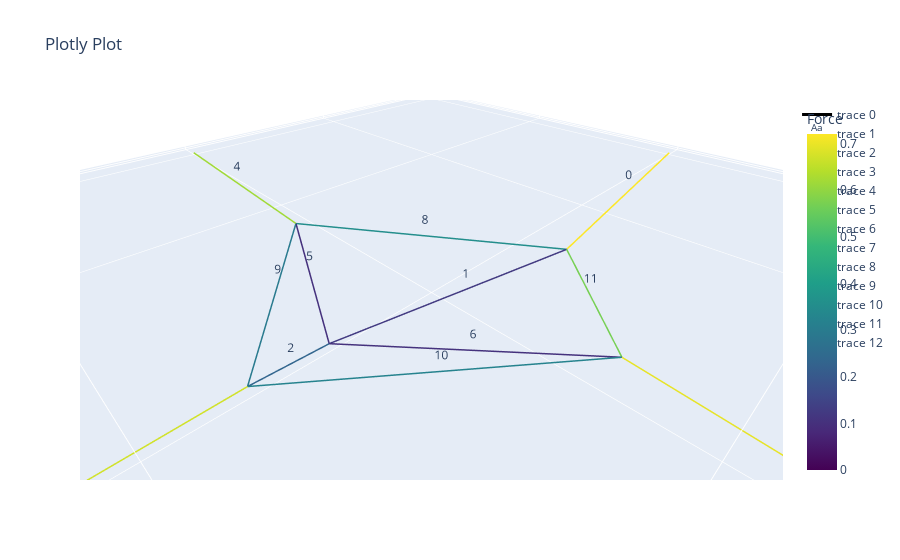

Write notebook code for a chart like this one.
### Markdown cell above
### Open the network model

### Code cell
BYU_UW_root = r"G:\.shortcut-targets-by-id\1k1B8zPb3T8H7y6x0irFZnzzmfQPHMRPx\Illimited Lab Projects\Research Projects\Spiders\BYU-UW"
# model_name  = 'Validation_structure_1'
model_name = 'VS_ring0.5_connectors0.8_center0.2_as1.5_asr1.5_s80'
net = Network_custom.load_network(os.path.join(BYU_UW_root, 'networks', model_name + '_net.pkl'))

net.net_plot(color=True, elables = True, vlabels = False)

### Figure 1 — Plotly figure (JSON) as saved in the notebook; plotly's stock layout.template omitted (floating-point values rounded to 4 significant figures)
{"data": [{"line": {"color": [0.7205, 0.7205, 0, 0.1246, 0.1246, 0, 0.2347, 0.2347, 0, 0.6719, 0.6719, 0, 0.6183, 0.6183, 0, 0.1026, 0.1026, 0, 0.1055, 0.1055, 0, 0.6957, 0.6957, 0, 0.3552, 0.3552, 0, 0.295, 0.295, 0, 0.3229, 0.3229, 0, 0.5693, 0.5693, 0], "colorbar": {"title": {"text": "Force"}}, "colorscale": [[0, "#440154"], [0.1111, "#482878"], [0.2222, "#3e4989"], [0.3333, "#31688e"], [0.4444, "#26828e"], [0.5556, "#1f9e89"], [0.6667, "#35b779"], [0.7778, "#6ece58"], [0.8889, "#b5de2b"], [1, "#fde725"]], "showscale": true, "width": 3}, "mode": "lines", "type": "scatter3d", "x": [-100, -28.51, null, -28.51, 20.32, null, 20.32, 32.82, null, 32.82, 100, null, 0, 3.111, null, 3.111, 20.32, null, 20.32, -7.428, null, -7.428, 0, null, -28.51, 3.111, null, 3.111, 32.82, null, 32.82, -7.428, null, -7.428, -28.51, null], "y": [0, 8.977, null, 8.977, -0.9676, null, -0.9676, -1.563, null, -1.563, 0, null, -100, -38.24, null, -38.24, -0.9676, null, -0.9676, 30.83, null, 30.83, 100, null, 8.977, -38.24, null, -38.24, -1.563, null, -1.563, 30.83, null, 30.83, 8.977, null], "z": [0, 0, null, 0, 0, null, 0, 0, null, 0, 0, null, 0, 0, null, 0, 0, null, 0, 0, null, 0, 0, null, 0, 0, null, 0, 0, null, 0, 0, null, 0, 0, null]}, {"mode": "text", "text": ["0"], "type": "scatter3d", "x": [-64.25], "y": [4.488], "z": [0]}, {"mode": "text", "text": ["1"], "type": "scatter3d", "x": [-4.094], "y": [4.004], "z": [0]}, {"mode": "text", "text": ["2"], "type": "scatter3d", "x": [26.57], "y": [-1.265], "z": [0]}, {"mode": "text", "text": ["3"], "type": "scatter3d", "x": [66.41], "y": [-0.7815], "z": [0]}, {"mode": "text", "text": ["4"], "type": "scatter3d", "x": [1.556], "y": [-69.12], "z": [0]}, {"mode": "text", "text": ["5"], "type": "scatter3d", "x": [11.72], "y": [-19.61], "z": [0]}, {"mode": "text", "text": ["6"], "type": "scatter3d", "x": [6.446], "y": [14.93], "z": [0]}, {"mode": "text", "text": ["7"], "type": "scatter3d", "x": [-3.714], "y": [65.41], "z": [0]}, {"mode": "text", "text": ["8"], "type": "scatter3d", "x": [-12.7], "y": [-14.63], "z": [0]}, {"mode": "text", "text": ["9"], "type": "scatter3d", "x": [17.97], "y": [-19.9], "z": [0]}, {"mode": "text", "text": ["10"], "type": "scatter3d", "x": [12.7], "y": [14.63], "z": [0]}, {"mode": "text", "text": ["11"], "type": "scatter3d", "x": [-17.97], "y": [19.9], "z": [0]}], "layout": {"scene": {"aspectmode": "data"}, "title": {"text": "Plotly Plot"}}}
